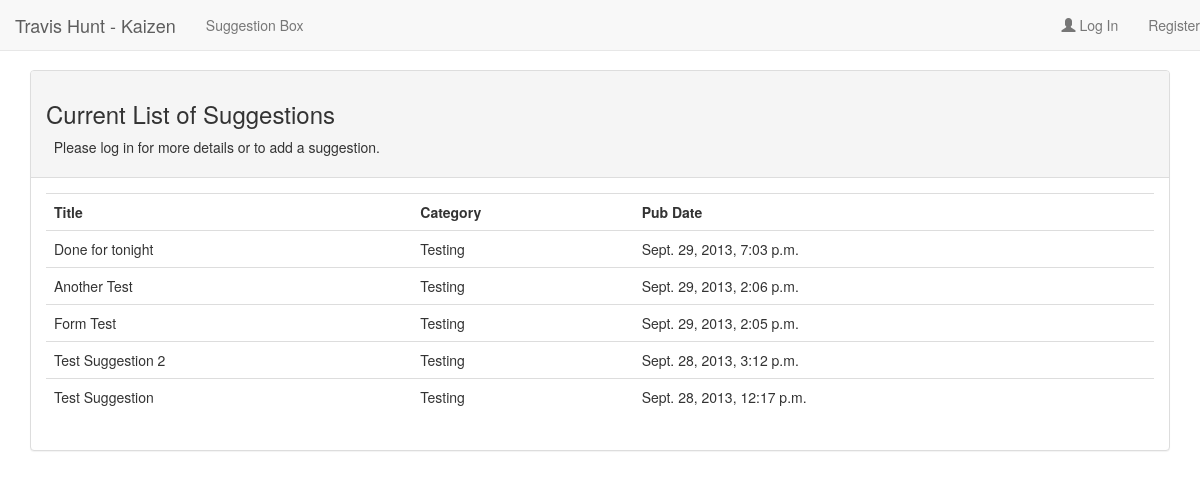
The page / on the database its author committed.
### suggestionbox/models.py (models this page shows, shortened)
class Suggestion(models.Model):
    user = models.ForeignKey(User)
    title = models.CharField(max_length=100)
    description = models.TextField()
    pub_date = models.DateTimeField(auto_now_add=True)
    status = models.ForeignKey('Status')
    category = models.ForeignKey('Category')

class Category(models.Model):
    title = models.CharField(max_length=100)
    description = models.TextField()
    def __unicode__(self):
        return self.title
    class Meta:
        verbose_name_plural = 'categories'

### suggestionbox/views.py (the view)
# urls.py: url(r'^$', views.index, name='index'),
def index(request):
	suggestions = Suggestion.objects.all().order_by('-pub_date')
	context = {
			'suggestions': suggestions,
	}
	return render(request, 'suggestionbox/index.html', context)

### suggestionbox/templates/suggestionbox/index.html (shortened to what this page needs)
{% extends 'base.html' %}
{% block content %}
<div class="panel panel-default">
	<div class="panel-heading">
		{% if user.is_authenticated %}
			<h3>Hello, {{ user.username }}. Here is your List of Suggestions.</h3>
		{% else %}
			<h3>Current List of Suggestions</h3>
		{% endif %}
		{% if user.is_authenticated %}
			<a href="addSuggestion" class="btn btn-primary">Add Suggestion</a>
		{% else %}
			<p> &nbsp; Please log in for more details or to add a suggestion.</p>
		{% endif %}
	</div>
	<div class="panel-body">
		{% if not suggestions %}
			<h1>Suggestion Box is Empty!</h1>
			<p> &nbsp; Would you like to add something? </p>
		{% else %}
			<table class="table">
				<tr style="border: 0px">
                    {% if user.is_authenticated %}
						<th style="border: 0px">Author</th>
	    				<th style="border: 0px">Title</th>
    					<th style="border: 0px">Description</th>
    					<th style="border: 0px">Category</th>
    					<th style="border: 0px">Pub Date</th>
    					<th style="border: 0px">Status</th>
					{% else %}
						<th>Title</th>
    					<th>Category</th>
    					<th>Pub Date</th>
					{% endif %}
    			</tr>
				{% for suggestion in suggestions %}
	                {% if user.username|stringformat:"s" == suggestion.user|stringformat:"s" %}
						<tr style="background: #F2F6FF">
					{% else %}
						<tr>
					{% endif %}
                    {% if user.is_authenticated %}
						<td>{{ suggestion.user }}</td>
						<td><a href="{% url 'suggestionbox:detail' suggestion.id %}">{{ suggestion.title }}</a></td>
						<td>{{ suggestion.description }}</td>
    					<td>{{ suggestion.category }}</td>
    					<td>{{ suggestion.pub_date }}</td>
    					<td>{{ suggestion.status }}</td>
					{% else %}
						<td>{{ suggestion.title }}</td>
    					<td>{{ suggestion.category }}</td>
    					<td>{{ suggestion.pub_date }}</td>
					{% endif %}
				</tr>
		{% endfor %}
			</table>
		{% endif %}
	</div>
</div>
{% endblock %}

### kaizen/templates/base.html (style rules this page uses)
body { padding-top: 70px; }

### rows shown on the page
Suggestion: title "Done for tonight", category "Testing", pub_date "Sept. 29, 2013, 7:03 p.m."
Suggestion: title "Another Test", category "Testing", pub_date "Sept. 29, 2013, 2:06 p.m."
Suggestion: title "Form Test", category "Testing", pub_date "Sept. 29, 2013, 2:05 p.m."
Suggestion: title "Test Suggestion 2", category "Testing", pub_date "Sept. 28, 2013, 3:12 p.m."
Suggestion: title "Test Suggestion", category "Testing", pub_date "Sept. 28, 2013, 12:17 p.m."
